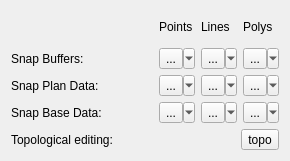
<?xml version="1.0" encoding="UTF-8"?>
<ui version="4.0">
 <class>EditWidget</class>
 <widget class="QWidget" name="EditWidget">
  <property name="geometry">
   <rect>
    <x>0</x>
    <y>0</y>
    <width>290</width>
    <height>161</height>
   </rect>
  </property>
  <property name="windowTitle">
   <string>Form</string>
  </property>
  <layout class="QVBoxLayout" name="verticalLayout">
   <item>
    <layout class="QGridLayout" name="gridLayout">
     <item row="2" column="1">
      <widget class="SnappingToolButton" name="snapPlanPointsTool">
       <property name="text">
        <string>...</string>
       </property>
       <property name="checkable">
        <bool>true</bool>
       </property>
       <property name="popupMode">
        <enum>QToolButton::MenuButtonPopup</enum>
       </property>
      </widget>
     </item>
     <item row="2" column="0">
      <widget class="QLabel" name="snapPlanLabel">
       <property name="text">
        <string>Snap Plan Data:</string>
       </property>
       <property name="buddy">
        <cstring>snapPlanLinesTool</cstring>
       </property>
      </widget>
     </item>
     <item row="0" column="2">
      <widget class="QLabel" name="snapLinesLabel">
       <property name="text">
        <string>Lines</string>
       </property>
      </widget>
     </item>
     <item row="2" column="2">
      <widget class="SnappingToolButton" name="snapPlanLinesTool">
       <property name="text">
        <string>...</string>
       </property>
       <property name="checkable">
        <bool>true</bool>
       </property>
       <property name="popupMode">
        <enum>QToolButton::MenuButtonPopup</enum>
       </property>
      </widget>
     </item>
     <item row="1" column="2">
      <widget class="SnappingToolButton" name="snapBufferLinesTool">
       <property name="text">
        <string>...</string>
       </property>
       <property name="checkable">
        <bool>true</bool>
       </property>
       <property name="popupMode">
        <enum>QToolButton::MenuButtonPopup</enum>
       </property>
      </widget>
     </item>
     <item row="1" column="1">
      <widget class="SnappingToolButton" name="snapBufferPointsTool">
       <property name="text">
        <string>...</string>
       </property>
       <property name="checkable">
        <bool>true</bool>
       </property>
       <property name="popupMode">
        <enum>QToolButton::MenuButtonPopup</enum>
       </property>
      </widget>
     </item>
     <item row="1" column="3">
      <widget class="SnappingToolButton" name="snapBufferPolygonsTool">
       <property name="text">
        <string>...</string>
       </property>
       <property name="checkable">
        <bool>true</bool>
       </property>
       <property name="popupMode">
        <enum>QToolButton::MenuButtonPopup</enum>
       </property>
      </widget>
     </item>
     <item row="0" column="3">
      <widget class="QLabel" name="snapPolygonsLabel">
       <property name="text">
        <string>Polys</string>
       </property>
      </widget>
     </item>
     <item row="1" column="0">
      <widget class="QLabel" name="snapBuffersLabel">
       <property name="text">
        <string>Snap Buffers:</string>
       </property>
       <property name="buddy">
        <cstring>snapBufferLinesTool</cstring>
       </property>
      </widget>
     </item>
     <item row="2" column="3">
      <widget class="SnappingToolButton" name="snapPlanPolygonsTool">
       <property name="text">
        <string>...</string>
       </property>
       <property name="checkable">
        <bool>true</bool>
       </property>
       <property name="popupMode">
        <enum>QToolButton::MenuButtonPopup</enum>
       </property>
      </widget>
     </item>
     <item row="3" column="1">
      <widget class="SnappingToolButton" name="snapBasePointsTool">
       <property name="text">
        <string>...</string>
       </property>
       <property name="checkable">
        <bool>true</bool>
       </property>
       <property name="popupMode">
        <enum>QToolButton::MenuButtonPopup</enum>
       </property>
      </widget>
     </item>
     <item row="3" column="0">
      <widget class="QLabel" name="snapBaseLabel">
       <property name="text">
        <string>Snap Base Data:</string>
       </property>
       <property name="buddy">
        <cstring>snapPlanLinesTool</cstring>
       </property>
      </widget>
     </item>
     <item row="3" column="2">
      <widget class="SnappingToolButton" name="snapBaseLinesTool">
       <property name="text">
        <string>...</string>
       </property>
       <property name="checkable">
        <bool>true</bool>
       </property>
       <property name="popupMode">
        <enum>QToolButton::MenuButtonPopup</enum>
       </property>
      </widget>
     </item>
     <item row="3" column="3">
      <widget class="SnappingToolButton" name="snapBasePolygonsTool">
       <property name="text">
        <string>...</string>
       </property>
       <property name="checkable">
        <bool>true</bool>
       </property>
       <property name="popupMode">
        <enum>QToolButton::MenuButtonPopup</enum>
       </property>
      </widget>
     </item>
     <item row="0" column="1">
      <widget class="QLabel" name="snapPointsLabel">
       <property name="text">
        <string>Points</string>
       </property>
      </widget>
     </item>
    </layout>
   </item>
   <item>
    <layout class="QHBoxLayout" name="horizontalLayout">
     <item>
      <widget class="QLabel" name="topologicalLabel">
       <property name="text">
        <string>Topological editing:</string>
       </property>
       <property name="buddy">
        <cstring>topologicalTool</cstring>
       </property>
      </widget>
     </item>
     <item>
      <widget class="TopoEditToolButton" name="topologicalTool">
       <property name="text">
        <string>topo</string>
       </property>
       <property name="checkable">
        <bool>true</bool>
       </property>
      </widget>
     </item>
    </layout>
   </item>
  </layout>
 </widget>
 <customwidgets>
  <customwidget>
   <class>SnappingToolButton</class>
   <extends>QToolButton</extends>
   <header>..libarkqgis.snapping.h</header>
  </customwidget>
  <customwidget>
   <class>TopoEditToolButton</class>
   <extends>QToolButton</extends>
   <header>..libarkqgis.snapping.h</header>
  </customwidget>
 </customwidgets>
 <resources/>
 <connections/>
</ui>
